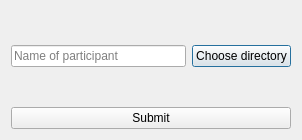
<?xml version="1.0" encoding="UTF-8"?>
<ui version="4.0">
 <class>survey_dialog</class>
 <widget class="QDialog" name="survey_dialog">
  <property name="geometry">
   <rect>
    <x>0</x>
    <y>0</y>
    <width>302</width>
    <height>140</height>
   </rect>
  </property>
  <property name="windowTitle">
   <string>Dialog</string>
  </property>
  <layout class="QVBoxLayout" name="verticalLayout">
   <item>
    <layout class="QHBoxLayout" name="horizontalLayout">
     <item>
      <layout class="QVBoxLayout" name="verticalLayout_3">
       <item>
        <spacer name="verticalSpacer">
         <property name="orientation">
          <enum>Qt::Vertical</enum>
         </property>
         <property name="sizeHint" stdset="0">
          <size>
           <width>20</width>
           <height>40</height>
          </size>
         </property>
        </spacer>
       </item>
       <item>
        <widget class="QLineEdit" name="participant_name_line_edit">
         <property name="placeholderText">
          <string>Name of participant</string>
         </property>
        </widget>
       </item>
       <item>
        <spacer name="verticalSpacer_2">
         <property name="orientation">
          <enum>Qt::Vertical</enum>
         </property>
         <property name="sizeHint" stdset="0">
          <size>
           <width>20</width>
           <height>40</height>
          </size>
         </property>
        </spacer>
       </item>
      </layout>
     </item>
     <item>
      <layout class="QVBoxLayout" name="verticalLayout_2">
       <item>
        <spacer name="verticalSpacer_3">
         <property name="orientation">
          <enum>Qt::Vertical</enum>
         </property>
         <property name="sizeHint" stdset="0">
          <size>
           <width>20</width>
           <height>40</height>
          </size>
         </property>
        </spacer>
       </item>
       <item>
        <widget class="QPushButton" name="select_directory_button">
         <property name="text">
          <string>Choose directory</string>
         </property>
        </widget>
       </item>
       <item>
        <spacer name="verticalSpacer_4">
         <property name="orientation">
          <enum>Qt::Vertical</enum>
         </property>
         <property name="sizeHint" stdset="0">
          <size>
           <width>20</width>
           <height>40</height>
          </size>
         </property>
        </spacer>
       </item>
      </layout>
     </item>
    </layout>
   </item>
   <item>
    <widget class="QPushButton" name="submit_config_button">
     <property name="text">
      <string>Submit</string>
     </property>
    </widget>
   </item>
  </layout>
 </widget>
 <resources/>
 <connections/>
</ui>
